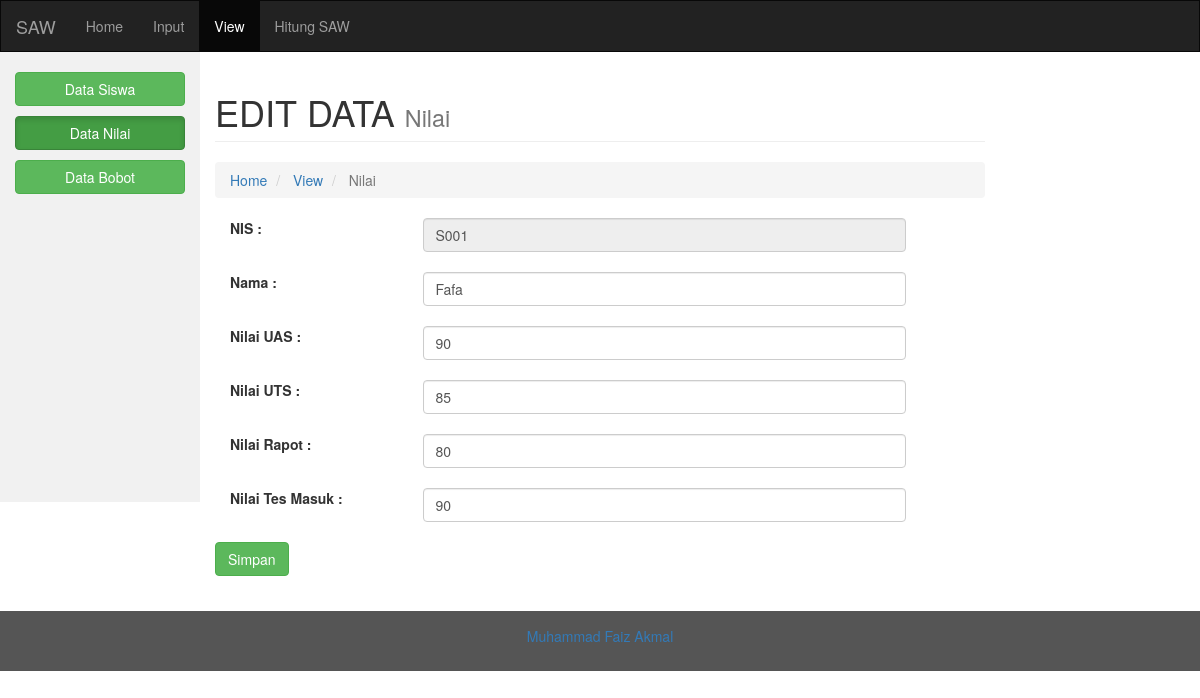
Page /edatanilai.php?id=S001 on the committed database.
### tables this page shows
CREATE TABLE `tb_nilai` (
  `NIS` varchar(11) NOT NULL,
  `nama` varchar(35) NOT NULL,
  `UAS` int(11) NOT NULL,
  `UTS` int(11) NOT NULL,
  `nilairapot` int(11) NOT NULL,
  `nilaitesmasuk` int(11) NOT NULL
);

### edatanilai.php (the view, shortened to what this page needs)
<!DOCTYPE html>
<?php
    include('koneksi.php');
?>
<html lang="en">
<head>
  <link rel="stylesheet" href="https://maxcdn.bootstrapcdn.com/bootstrap/3.3.7/css/bootstrap.min.css">
  <link rel="stylesheet" href="css/style.css">
</head>
<body>
<nav class="navbar navbar-inverse">
  <div class="container-fluid">
    <div class="navbar-header">
      <a class="navbar-brand" href="index.php">SAW</a>
    </div>
    <div class="collapse navbar-collapse" id="myNavbar">
      <ul class="nav navbar-nav">
        <li><a href="index.php">Home</a></li>
        <li><a href="idatasiswa.php">Input</a></li>
        <li class="active"><a href="vdatasiswa.php">View</a></li>
        <li><a href="matrikskeputusan.php">Hitung SAW</a></li>
      </ul>
    </div>
  </div>
</nav>
<div class="container-fluid text-center">
  <div class="row content">
    <div class="col-sm-2 sidenav">
      <p><a href="vdatasiswa.php"><button type="button" class="btn btn-success btn-block">Data Siswa</button></a></p>
      <p><a href="vdatanilai.php"><button type="button" class="btn btn-success btn-block active">Data Nilai</button></a></p>
      <p><a href="vdatabobot.php"><button type="button" class="btn btn-success btn-block">Data Bobot</button></a></p>
    </div>
    <div class="col-sm-8 text-left">
        <h1 class="page-header">
                EDIT DATA <small> Nilai</small>
        </h1>
        <ol class="breadcrumb">
                            <li>
                                <i class="fa fa-dashboard"></i>  <a href="index.php">Home</a>
                            </li>
                            <li>
                                <i class="fa fa-dashboard"></i>  <a href="vdatanilai.php">View</a>
                            </li>
                            <li class="active">
                                <i class="fa fa-bar-chart-o"></i>Nilai
                            </li>
        </ol>
    <form name="frm" id="myForm" method="post"  enctype="multipart/form-data">
        <form id="form1" name="form1" method="post" action="idatanilai.php">
            <label class="control-label col-sm-3" for="nama">NIS :</label>
            <div class="col-sm-8">
					 <?php
                       $tampil = "SELECT * FROM tb_nilai where NIS='".$_GET['id']."'";
                       $sql = mysqli_query ($konek_db,$tampil);
                       while($data = mysqli_fetch_array ($sql))
                    {
                        echo "<input type='text' name='nis' class='form-control' id='nis' readonly value='".$data[0]."'><br>";
                    }
                ?>
            </div>
         <div class="form-group has-feedback">
         <label class="control-label col-sm-3" for="nama">Nama :</label>
				<div class="col-sm-8">
					<?php
                       $tampil = "SELECT * FROM tb_nilai where NIS='".$_GET['id']."'";
                       $sql = mysqli_query ($konek_db,$tampil);
                       while($data = mysqli_fetch_array ($sql))
                    {
                        echo "<input type='text' name='nama' class='form-control' id='nama' value='".$data[1]."'><br>";
                    }
                ?>
				</div>
			</div>
        <div class="form-group has-feedback">
         <label class="control-label col-sm-3" for="uas">Nilai UAS :</label>
				<div class="col-sm-8">
					<?php
                       $tampil = "SELECT * FROM tb_nilai where NIS='".$_GET['id']."'";
                       $sql = mysqli_query ($konek_db,$tampil);
                       while($data = mysqli_fetch_array ($sql))
                    {
                        echo "<input type='text' name='uas' class='form-control' id='uas' value='".$data[2]."'><br>";
                    }
                ?>
			</div>
        <div class="form-group has-feedback">
         <label class="control-label col-sm-3" for="uts">Nilai UTS :</label>
				<div class="col-sm-8">
                    <?php
                       $tampil = "SELECT * FROM tb_nilai where NIS='".$_GET['id']."'";
                       $sql = mysqli_query ($konek_db,$tampil);
                       while($data = mysqli_fetch_array ($sql))
                    {
                        echo "<input type='text' name='uts' class='form-control' id='uts' value='".$data[3]."'><br>";
                    }
                ?>
				</div>
			</div>
         <div class="form-group has-feedback">
         <label class="control-label col-sm-3" for="rapot">Nilai Rapot :</label>
				<div class="col-sm-8">
						<?php
                       $tampil = "SELECT * FROM tb_nilai where NIS='".$_GET['id']."'";
                       $sql = mysqli_query ($konek_db,$tampil);
                       while($data = mysqli_fetch_array ($sql))
                    {
                        echo "<input type='text' name='rapot' class='form-control' id='rapot' value='".$data[4]."'><br>";
                    }
                ?>
				</div>
			</div>
         <div class="form-group has-feedback">
         <label class="control-label col-sm-3" for="tes">Nilai Tes Masuk :</label>
				<div class="col-sm-8">
	<?php
                       $tampil = "SELECT * FROM tb_nilai where NIS='".$_GET['id']."'";
                       $sql = mysqli_query ($konek_db,$tampil);
                       while($data = mysqli_fetch_array ($sql))
                    {
                        echo "<input type='text' name='tes' class='form-control' id='tes' value='".$data[5]."'><br>";
                    }
                ?>
				</div>
			</div>
            <button type="submit" name ="submit" class="btn btn-success"  onclick="return checkInput()">Simpan</button><br><br>
            </div>
        </form></div>
  </div>
</div>
<footer class="container-fluid text-center">
  <a href="https://about.me/faizakmal"><p>Muhammad Faiz Akmal</p></a>
</footer>
</body>
</html>

### css/style.css (style rules this page uses)
.navbar { margin-bottom: 0; border-radius: 0; }
.row.content { height: 450px }
.sidenav { padding-top: 20px; background-color: #f1f1f1; height: 100%; }
footer { background-color: #555; color: white; padding: 15px; }

### rows in the picture
tb_nilai: nis "S001", nama "Fafa", uas "90", uts "85", rapot "80", tes "90"
